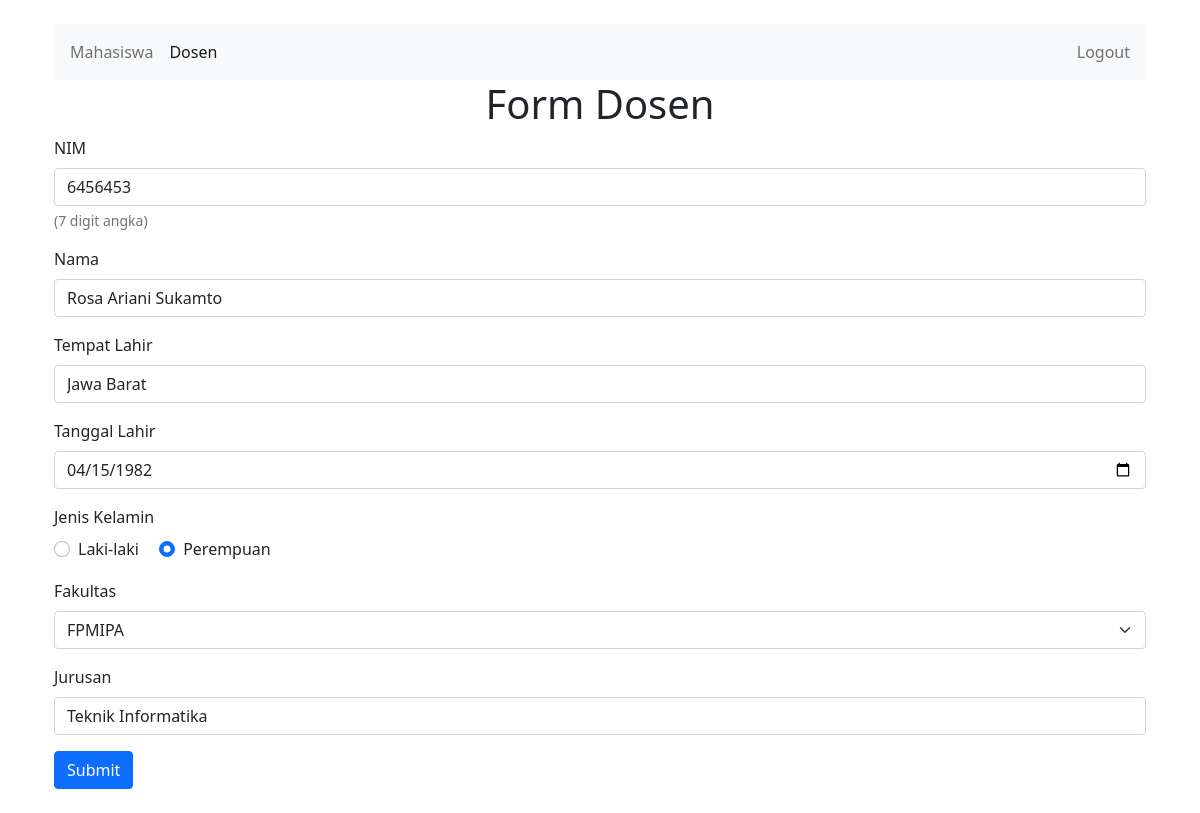
The app's page /createUpdateDosen.php?id=1 (signed in) with its own data.
### tables this page shows
CREATE TABLE `dosen` (
  `id` int(11) NOT NULL,
  `nim` char(7) NOT NULL,
  `nama` varchar(100) NOT NULL,
  `tempat_lahir` varchar(50) NOT NULL,
  `tanggal_lahir` date NOT NULL,
  `jenis_kelamin` varchar(50) NOT NULL,
  `fakultas` varchar(50) NOT NULL,
  `jurusan` varchar(50) NOT NULL
);

### functions.php (called while the page is built, shortened)
<?php
$conn = mysqli_connect("localhost", "root", "", "db_universitas");
function select($query)
{
    global $conn;
    $result = mysqli_query($conn, $query);
    $rows = [];
    while ($row = mysqli_fetch_assoc($result)) $rows[] = $row;
    return $rows;
}

### createUpdateDosen.php (the view, shortened to what this page needs)
<?php
require 'functions.php';
if (isset($_GET["id"])) {
    $id = $_GET["id"];
    $data = select("SELECT * FROM dosen WHERE id=$id")[0];
}
?>
<!DOCTYPE html>
<html lang="en">
<head>
    <link href="https://cdn.jsdelivr.net/npm/bootstrap@5.1.3/dist/css/bootstrap.min.css" rel="stylesheet">
</head>
<body>
    <div class="container p-4">
        <nav class="navbar navbar-expand-lg navbar-light bg-light px-2">
            <div class="collapse navbar-collapse d-flex justify-content-between" id="navbarNav">
                <ul class="navbar-nav">
                    <li class="nav-item">
                        <a class="nav-link" href="index.php">Mahasiswa</a>
                    </li>
                    <li class="nav-item">
                        <a class="nav-link active" href="dosen.php">Dosen</a>
                    </li>
                </ul>
                <ul class="navbar-nav">
                    <li class="nav-item">
                        <a class="nav-link" href="logout.php">Logout</a>
                    </li>
                </ul>
            </div>
        </nav>
        <h1 class="text-center">Form Dosen</h1>
        <form action="" method="post">
            <div class="mb-3">
                <label for="nim" class="form-label">NIM</label>
                <input type="text" class="form-control" id="nim" name="nim" value="<?= $data['nim']; ?>">
                <div id="nimHelp" class="form-text">(7 digit angka)</div>
            </div>
            <div class="mb-3">
                <label for="nama" class="form-label">Nama</label>
                <input type="text" class="form-control" id="nama" name="nama" value="<?= $data['nama']; ?>">
            </div>
            <div class="mb-3">
                <label for="tempat_lahir" class="form-label">Tempat Lahir</label>
                <input type="text" class="form-control" id="tempat_lahir" name="tempat_lahir" value="<?= $data['tempat_lahir']; ?>">
            </div>
            <div class="mb-3">
                <label for="tanggal_lahir" class="form-label">Tanggal Lahir</label>
                <input type="date" class="form-control" id="tanggal_lahir" name="tanggal_lahir" value="<?= $data['tanggal_lahir']; ?>" required>
            </div>
            <div class="mb-3">
                <label class="form-label">Jenis Kelamin</label><br>
                <div class="form-check form-check-inline">
                    <input class="form-check-input" type="radio" name="jenis_kelamin" id="laki_laki" value="Laki-laki" <?php if ($data['jenis_kelamin'] == 'Laki-laki') echo "checked"; ?>>
                    <label class="form-check-label" for="laki_laki">Laki-laki</label>
                </div>
                <div class="form-check form-check-inline">
                    <input class="form-check-input" type="radio" name="jenis_kelamin" id="perempuan" value="Perempuan" <?php if ($data['jenis_kelamin'] == 'Perempuan') echo "checked"; ?>>
                    <label class="form-check-label" for="perempuan">Perempuan</label>
                </div>
            </div>
            <div class="mb-3">
                <label for="fakultas" class="form-label">Fakultas</label>
                <select class="form-select" name="fakultas">
                    <option value="FPMIPA" <?php if ($data["fakultas"] == "FPMIPA") echo "selected"; ?>>FPMIPA</option>
                </select>
            </div>
            <div class="mb-3">
                <label for="jurusan" class="form-label">Jurusan</label>
                <input type="text" class="form-control" id="jurusan" name="jurusan" value="<?= $data['jurusan']; ?>">
            </div>
            <button type="submit" name="submit" class="btn btn-primary">Submit</button>
        </form>
    </div>
</body>
</html>

### records on screen
dosen: nim "6456453", nama "Rosa Ariani Sukamto", tempat_lahir "Jawa Barat", tanggal_lahir "04/15/1982", jenis_kelamin "☐ Laki-laki", jenis_kelamin "☑ Perempuan", fakultas "FPMIPA", jurusan "Teknik Informatika"
